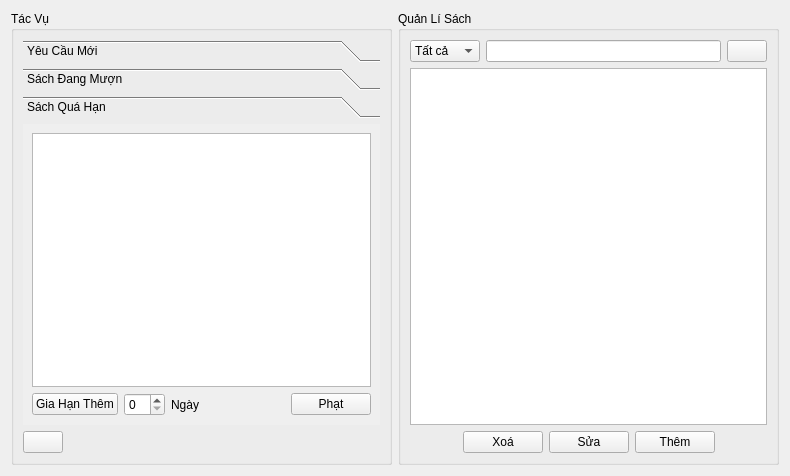
<?xml version="1.0" encoding="UTF-8"?>
<ui version="4.0">
 <class>librarian</class>
 <widget class="QWidget" name="librarian">
  <property name="geometry">
   <rect>
    <x>0</x>
    <y>0</y>
    <width>790</width>
    <height>476</height>
   </rect>
  </property>
  <property name="windowTitle">
   <string>Form</string>
  </property>
  <property name="autoFillBackground">
   <bool>true</bool>
  </property>
  <layout class="QHBoxLayout" name="horizontalLayout_7">
   <item>
    <widget class="QGroupBox" name="groupBox_2">
     <property name="title">
      <string>Tác Vụ</string>
     </property>
     <layout class="QVBoxLayout" name="verticalLayout_3">
      <item>
       <widget class="QToolBox" name="toolBox">
        <property name="currentIndex">
         <number>2</number>
        </property>
        <widget class="QWidget" name="page">
         <property name="geometry">
          <rect>
           <x>0</x>
           <y>0</y>
           <width>363</width>
           <height>308</height>
          </rect>
         </property>
         <attribute name="label">
          <string>Yêu Cầu Mới</string>
         </attribute>
         <layout class="QVBoxLayout" name="verticalLayout_5">
          <item>
           <widget class="QTableView" name="tableView_2">
            <property name="editTriggers">
             <set>QAbstractItemView::AnyKeyPressed|QAbstractItemView::EditKeyPressed</set>
            </property>
           </widget>
          </item>
          <item>
           <layout class="QHBoxLayout" name="horizontalLayout_6">
            <item>
             <spacer name="horizontalSpacer_4">
              <property name="orientation">
               <enum>Qt::Horizontal</enum>
              </property>
              <property name="sizeHint" stdset="0">
               <size>
                <width>40</width>
                <height>20</height>
               </size>
              </property>
             </spacer>
            </item>
            <item>
             <widget class="QPushButton" name="pushButton_9">
              <property name="toolTip">
               <string>Chọn một đối tượng trước </string>
              </property>
              <property name="text">
               <string>Cho Mượn</string>
              </property>
             </widget>
            </item>
            <item>
             <widget class="QPushButton" name="pushButton_12">
              <property name="statusTip">
               <string>Chọn trước một đối tượng</string>
              </property>
              <property name="text">
               <string>Huỷ yêu cầu</string>
              </property>
             </widget>
            </item>
           </layout>
          </item>
         </layout>
        </widget>
        <widget class="QWidget" name="page_2">
         <property name="geometry">
          <rect>
           <x>0</x>
           <y>0</y>
           <width>363</width>
           <height>308</height>
          </rect>
         </property>
         <attribute name="label">
          <string>Sách Đang Mượn</string>
         </attribute>
         <layout class="QVBoxLayout" name="verticalLayout_2">
          <item>
           <widget class="QTableView" name="tableView_3">
            <property name="editTriggers">
             <set>QAbstractItemView::AnyKeyPressed|QAbstractItemView::EditKeyPressed</set>
            </property>
           </widget>
          </item>
          <item>
           <layout class="QHBoxLayout" name="horizontalLayout_3">
            <item>
             <spacer name="horizontalSpacer">
              <property name="orientation">
               <enum>Qt::Horizontal</enum>
              </property>
              <property name="sizeHint" stdset="0">
               <size>
                <width>40</width>
                <height>20</height>
               </size>
              </property>
             </spacer>
            </item>
            <item>
             <widget class="QPushButton" name="pushButton_2">
              <property name="text">
               <string>Xác Nhận Trả</string>
              </property>
             </widget>
            </item>
           </layout>
          </item>
         </layout>
        </widget>
        <widget class="QWidget" name="page_3">
         <property name="geometry">
          <rect>
           <x>0</x>
           <y>0</y>
           <width>363</width>
           <height>308</height>
          </rect>
         </property>
         <attribute name="label">
          <string>Sách Quá Hạn</string>
         </attribute>
         <layout class="QVBoxLayout" name="verticalLayout_4">
          <item>
           <widget class="QTableView" name="tableView_4">
            <property name="editTriggers">
             <set>QAbstractItemView::AnyKeyPressed|QAbstractItemView::EditKeyPressed</set>
            </property>
           </widget>
          </item>
          <item>
           <layout class="QHBoxLayout" name="horizontalLayout_5">
            <item>
             <widget class="QPushButton" name="pushButton_11">
              <property name="text">
               <string>Gia Hạn Thêm</string>
              </property>
             </widget>
            </item>
            <item>
             <widget class="QSpinBox" name="spinBox"/>
            </item>
            <item>
             <widget class="QLabel" name="label">
              <property name="text">
               <string>Ngày</string>
              </property>
             </widget>
            </item>
            <item>
             <spacer name="horizontalSpacer_5">
              <property name="orientation">
               <enum>Qt::Horizontal</enum>
              </property>
              <property name="sizeHint" stdset="0">
               <size>
                <width>40</width>
                <height>20</height>
               </size>
              </property>
             </spacer>
            </item>
            <item>
             <widget class="QPushButton" name="pushButton_10">
              <property name="text">
               <string>Phạt</string>
              </property>
             </widget>
            </item>
           </layout>
          </item>
         </layout>
        </widget>
       </widget>
      </item>
      <item>
       <layout class="QHBoxLayout" name="horizontalLayout_4">
        <item>
         <widget class="QPushButton" name="pushButton_13">
          <property name="text">
           <string/>
          </property>
          <property name="icon">
           <iconset resource="src.qrc">
            <normaloff>:/images/update.png</normaloff>:/images/update.png</iconset>
          </property>
          <property name="iconSize">
           <size>
            <width>20</width>
            <height>20</height>
           </size>
          </property>
         </widget>
        </item>
        <item>
         <spacer name="horizontalSpacer_6">
          <property name="orientation">
           <enum>Qt::Horizontal</enum>
          </property>
          <property name="sizeHint" stdset="0">
           <size>
            <width>40</width>
            <height>20</height>
           </size>
          </property>
         </spacer>
        </item>
       </layout>
      </item>
     </layout>
    </widget>
   </item>
   <item>
    <widget class="QGroupBox" name="groupBox">
     <property name="title">
      <string>Quản Lí Sách</string>
     </property>
     <layout class="QVBoxLayout" name="verticalLayout">
      <item>
       <layout class="QHBoxLayout" name="horizontalLayout">
        <item>
         <widget class="QComboBox" name="comboBox_2">
          <item>
           <property name="text">
            <string>Tất cả</string>
           </property>
          </item>
          <item>
           <property name="text">
            <string>ISBN</string>
           </property>
          </item>
          <item>
           <property name="text">
            <string>Tựa đề</string>
           </property>
          </item>
          <item>
           <property name="text">
            <string>Tác giả</string>
           </property>
          </item>
          <item>
           <property name="text">
            <string>NXB</string>
           </property>
          </item>
          <item>
           <property name="text">
            <string>Năm</string>
           </property>
          </item>
         </widget>
        </item>
        <item>
         <widget class="QLineEdit" name="lineEdit"/>
        </item>
        <item>
         <widget class="QPushButton" name="pushButton_5">
          <property name="text">
           <string/>
          </property>
          <property name="icon">
           <iconset resource="src.qrc">
            <normaloff>:/images/search-icon.png</normaloff>:/images/search-icon.png</iconset>
          </property>
          <property name="iconSize">
           <size>
            <width>21</width>
            <height>21</height>
           </size>
          </property>
         </widget>
        </item>
       </layout>
      </item>
      <item>
       <widget class="QTableView" name="tableView">
        <property name="editTriggers">
         <set>QAbstractItemView::EditKeyPressed</set>
        </property>
        <property name="selectionMode">
         <enum>QAbstractItemView::SingleSelection</enum>
        </property>
        <property name="selectionBehavior">
         <enum>QAbstractItemView::SelectRows</enum>
        </property>
        <property name="showGrid">
         <bool>true</bool>
        </property>
        <property name="gridStyle">
         <enum>Qt::SolidLine</enum>
        </property>
        <property name="cornerButtonEnabled">
         <bool>false</bool>
        </property>
       </widget>
      </item>
      <item>
       <layout class="QHBoxLayout" name="horizontalLayout_2" stretch="0,1,1,1,0">
        <item>
         <spacer name="horizontalSpacer_2">
          <property name="orientation">
           <enum>Qt::Horizontal</enum>
          </property>
          <property name="sizeHint" stdset="0">
           <size>
            <width>40</width>
            <height>20</height>
           </size>
          </property>
         </spacer>
        </item>
        <item>
         <widget class="QPushButton" name="pushButton_8">
          <property name="sizePolicy">
           <sizepolicy hsizetype="Fixed" vsizetype="Fixed">
            <horstretch>0</horstretch>
            <verstretch>0</verstretch>
           </sizepolicy>
          </property>
          <property name="toolTip">
           <string>Xoá Sách</string>
          </property>
          <property name="statusTip">
           <string>Chọn một dòng cần xoá trước.</string>
          </property>
          <property name="text">
           <string>Xoá</string>
          </property>
          <property name="icon">
           <iconset resource="src.qrc">
            <normaloff>:/images/Button-Close-icon.png</normaloff>:/images/Button-Close-icon.png</iconset>
          </property>
          <property name="iconSize">
           <size>
            <width>20</width>
            <height>20</height>
           </size>
          </property>
          <property name="shortcut">
           <string>Return</string>
          </property>
         </widget>
        </item>
        <item>
         <widget class="QPushButton" name="pushButton_7">
          <property name="sizePolicy">
           <sizepolicy hsizetype="Fixed" vsizetype="Preferred">
            <horstretch>0</horstretch>
            <verstretch>0</verstretch>
           </sizepolicy>
          </property>
          <property name="toolTip">
           <string>Chỉnh sửa sách</string>
          </property>
          <property name="statusTip">
           <string>Chọn một dòng cần sửa đổi trước</string>
          </property>
          <property name="text">
           <string>Sửa</string>
          </property>
          <property name="icon">
           <iconset resource="src.qrc">
            <normaloff>:/images/Pencil-icon.png</normaloff>:/images/Pencil-icon.png</iconset>
          </property>
          <property name="iconSize">
           <size>
            <width>20</width>
            <height>20</height>
           </size>
          </property>
         </widget>
        </item>
        <item>
         <widget class="QPushButton" name="pushButton_6">
          <property name="sizePolicy">
           <sizepolicy hsizetype="Fixed" vsizetype="Fixed">
            <horstretch>0</horstretch>
            <verstretch>0</verstretch>
           </sizepolicy>
          </property>
          <property name="toolTip">
           <string>Thêm sách</string>
          </property>
          <property name="text">
           <string>Thêm</string>
          </property>
          <property name="icon">
           <iconset resource="src.qrc">
            <normaloff>:/images/update3.ico</normaloff>:/images/update3.ico</iconset>
          </property>
          <property name="iconSize">
           <size>
            <width>20</width>
            <height>20</height>
           </size>
          </property>
         </widget>
        </item>
        <item>
         <spacer name="horizontalSpacer_3">
          <property name="orientation">
           <enum>Qt::Horizontal</enum>
          </property>
          <property name="sizeHint" stdset="0">
           <size>
            <width>40</width>
            <height>20</height>
           </size>
          </property>
         </spacer>
        </item>
       </layout>
      </item>
     </layout>
    </widget>
   </item>
  </layout>
 </widget>
 <resources>
  <include location="src.qrc"/>
 </resources>
 <connections/>
</ui>
